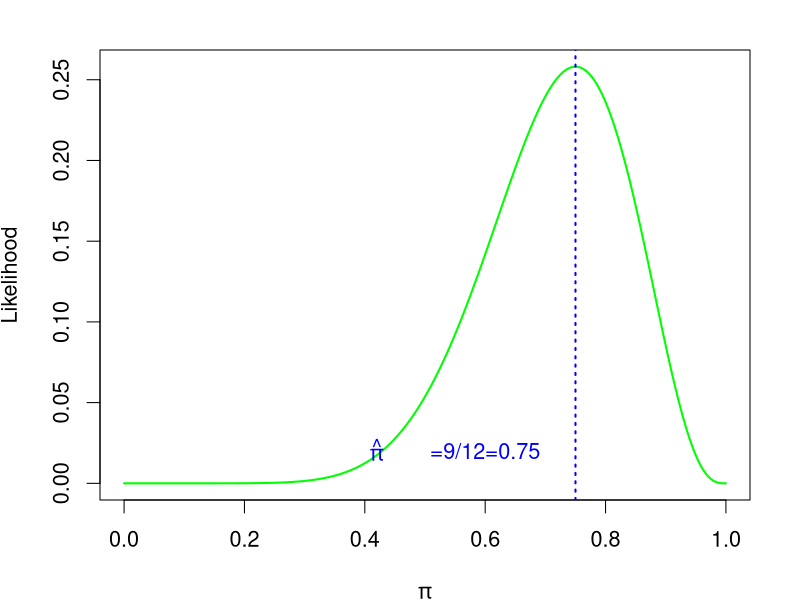
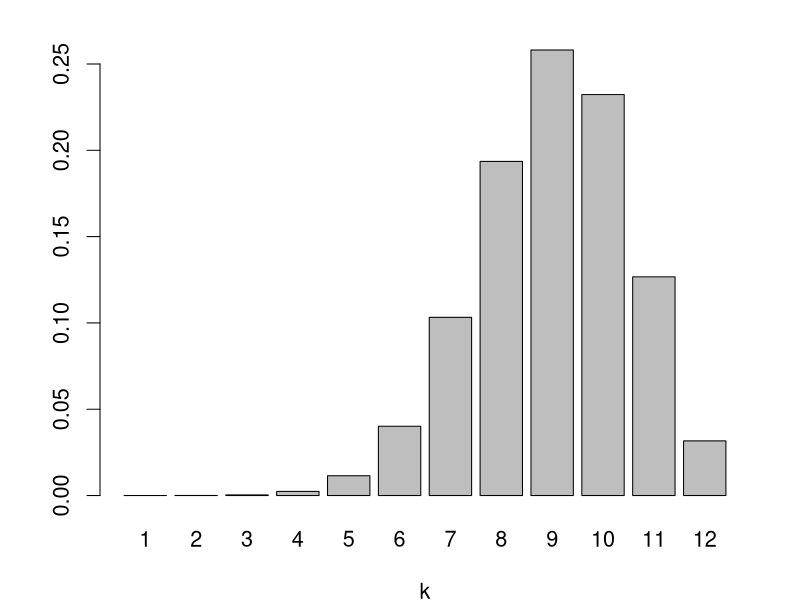
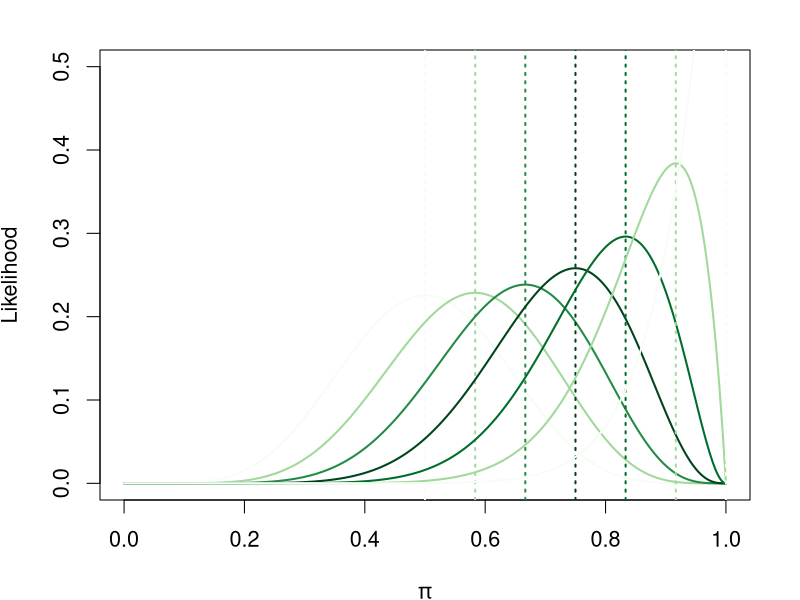
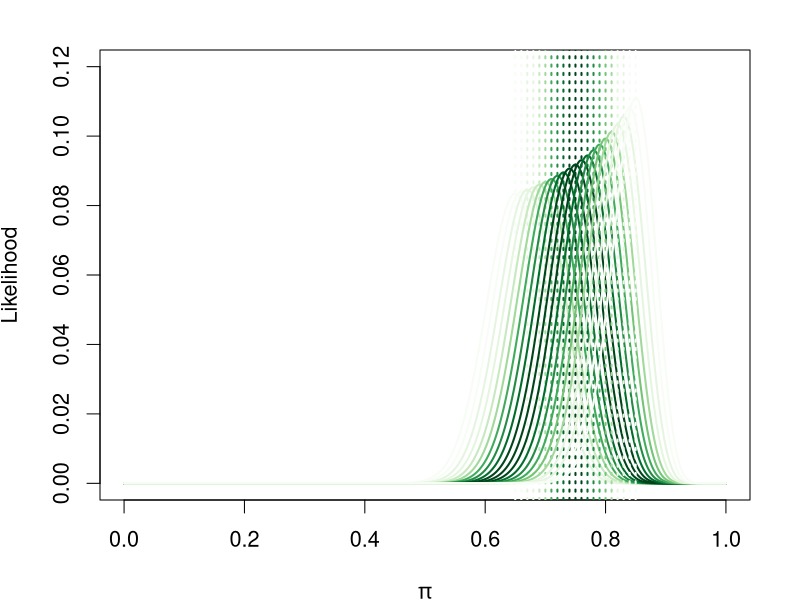
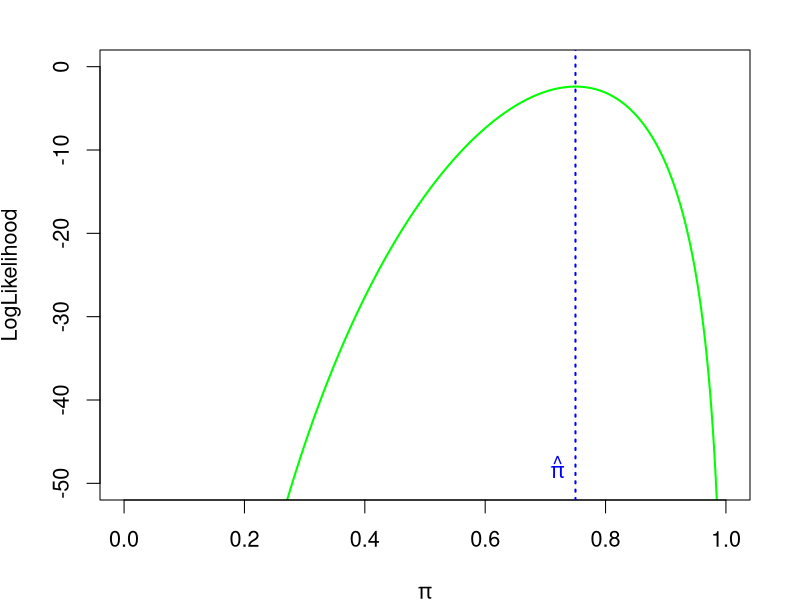
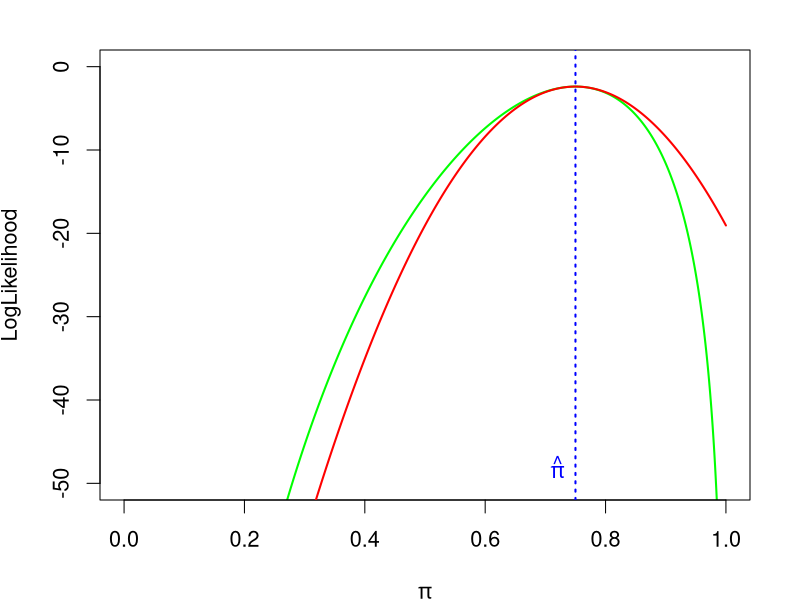
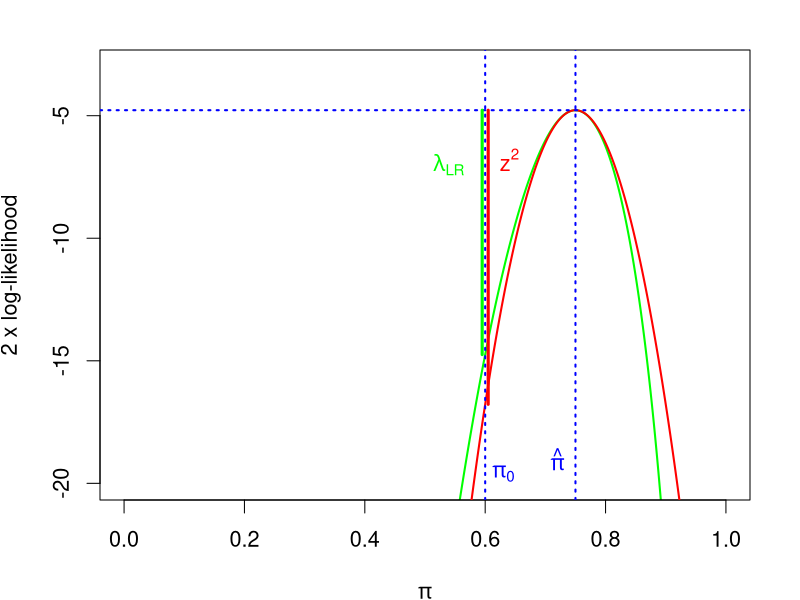

The R source for these figures, in order:
## ---- chunk 1
library(tidyverse)
library(ggplot2)
library(knitr)
library(RColorBrewer)
## ---- chunk 2
#| echo: false
#| eval: true
#| fig-align: "center"
L<-function(p){
  choose(12,9)*p^9*(1-p)^(3)
  }
p<-seq(0,1,0.001)
Likelihood<-L(p)
par(cex=1.3, mai=c(1,1,.5,.5))
plot(p,Likelihood, type="l", col="green", xlab=expression(paste(pi)), lwd=2)
abline(v=9/12, lty=3, col="blue", lwd=2)
text(0.42, 0.021, expression(hat(pi)), col="blue")
text(0.60, 0.02, "=9/12=0.75",  col="blue")
## ---- chunk 3
#| echo: false
#| eval: true
#| fig-align: "center"
rf<-dbinom(1:12,12, prob=0.75)
par(cex=1.3, mai=c(1,1,.5,.5))
barplot(rf, xlab="k", names.arg=1:12)
## ---- chunk 4
#| echo: false
#| eval: true
#| fig-align: "center"
Lgen<-function(k,n,p){
  choose(n,k)*p^k*(1-p)^(n-k)
}
n<-12
p<-seq(0,1,0.001)
rf<-dbinom(1:n,n, prob=0.75)
rf_max<-max(rf)
k<-1
Likelihood<-Lgen(k,n,p)
mypallete<-brewer.pal(9,"Greens")
par(cex=1.3, mai=c(1,1,.5,.5))
plot(p,Likelihood, type="l", col=mypallete[round(rf[k]*100)], xlab=expression(paste(pi)), lwd=2, ylim=c(0,0.5))
for (k in 1:n) {
  Likelihood<-Lgen(k,n,p)
  lines(p,Likelihood, type="l", col=mypallete[round(rf[k]/rf_max*9)], lwd=2)
  abline(v=k/n, lty=3, col=mypallete[round(rf[k]/rf_max*9)], lwd=2)
}

## ---- chunk 5
#| echo: false
#| eval: true
#| fig-align: "center"
Lgen<-function(k,n,p){
  choose(n,k)*p^k*(1-p)^(n-k)
}
n<-100
p<-seq(0,1,0.001)
rf<-dbinom(1:n,n, prob=0.75)
rf_max<-max(rf)
k<-1
Likelihood<-Lgen(k,n,p)
mypallete<-brewer.pal(9,"Greens")
par(cex=1.3, mai=c(1,1,.5,.5))
plot(p,Likelihood, type="l", col=mypallete[round(rf[k]*100)], xlab=expression(paste(pi)), lwd=2, ylim=c(0,0.12))
for (k in 1:n) {
  Likelihood<-Lgen(k,n,p)
  lines(p,Likelihood, type="l", col=mypallete[round(rf[k]/rf_max*9)], lwd=2)
  abline(v=k/n, lty=3, col=mypallete[round(rf[k]/rf_max*9)], lwd=2)
}

## ---- chunk 6
#| echo: false
#| eval: true
#| fig-align: "center"
Lgen<-function(k,n,p){
  choose(n,k)*p^k*(1-p)^(n-k)
}
n<-100
k<-75
p<-seq(0,1,0.001)
p0<-0.75
LogLikelihood<-log(Lgen(k,n,p))
approx<--0.5*n/(p0*(1-p0))*(p-p0)^2+max(LogLikelihood)
par(cex=1.3, mai=c(1,1,.5,.5))
plot(p,LogLikelihood, type="l", col="green", xlab=expression(paste(pi)), lwd=2, ylim=c(-50,0))
abline(v=k/n, lty=3, col="blue", lwd=2)
text(k/n-0.03, -48, expression(hat(pi)), col="blue")
## ---- chunk 7
#| echo: false
#| eval: true
#| fig-align: "center"
Lgen<-function(k,n,p){
  choose(n,k)*p^k*(1-p)^(n-k)
}
n<-100
k<-75
p<-seq(0,1,0.001)
p0<-0.75
LogLikelihood<-log(Lgen(k,n,p))
approx<--0.5*n/(p0*(1-p0))*(p-p0)^2+max(LogLikelihood)
par(cex=1.3, mai=c(1,1,.5,.5))
plot(p,LogLikelihood, type="l", col="green", xlab=expression(paste(pi)), lwd=2, ylim=c(-50,0))
lines(p,approx, type="l", col="red", lwd=2)
abline(v=k/n, lty=3, col="blue", lwd=2)
text(k/n-0.03, -48, expression(hat(pi)), col="blue")
## ---- chunk 8
#| echo: false
#| eval: true
#| fig-align: "center"
Lgen<-function(k,n,p){
  choose(n,k)*p^k*(1-p)^(n-k)
}
n<-100
k<-75
p<-seq(0,1,0.001)
p0<-0.75
ph0<-0.6
LogLikelihood<-log(Lgen(k,n,p))
lmax<-max(LogLikelihood)
approx<--0.5*n/(p0*(1-p0))*(p-p0)^2+lmax
par(cex=1.3, mai=c(1,1,.5,.5))
plot(p,2*LogLikelihood, type="l", col="green", xlab=expression(pi), ylab="2 x log-likelihood", lwd=2, ylim=c(-20,-3))
lines(p,2*approx, type="l", col="red", lwd=2)
abline(v=k/n, lty=3, col="blue", lwd=2)
text(k/n-0.03, -19, expression(hat(pi)), col="blue")
abline(h=2*lmax, lty=3, col="blue", lwd=2)
abline(v=0.6, lty=3, col="blue", lwd=2)
text(0.6+0.03, -19.6, expression(pi[0]), col="blue")
lines(ph0-c(0.005,0.005),c(2*lmax,2*log(Lgen(k,n,0.6))), col="green", lwd=3)
lines(ph0+c(0.005,0.005),c(2*lmax,-n/(p0*(1-p0))*(ph0-p0)^2+2*lmax), col="red", lwd=3)
text(ph0-0.06, -7, expression(lambda[LR]), col="green")
text(ph0+0.04, -6.8, expression(z^2), col="red")
